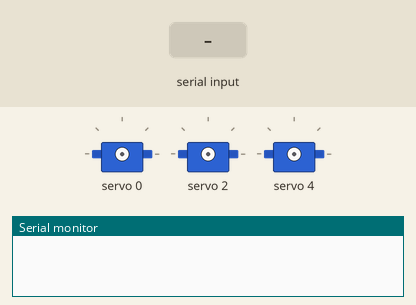
Bench run of a sketch on a simulated Arduino Uno, built with avr-gcc and run on an emulated ATmega328P. On the bench: 3 × servo, the last lines printed to the serial monitor. The inputs (shaded band) are chosen by the test bench.

Above: at 1.2 s.
1.3 s: "90,45,200\n" received over Serial
2.8 s: "30,150,10\n" received over Serial
At 3.6 s:
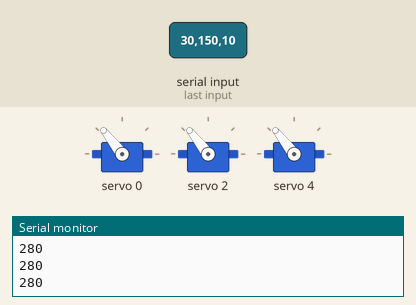
4.3 s: "5\n" received over Serial
At 5.5 s:
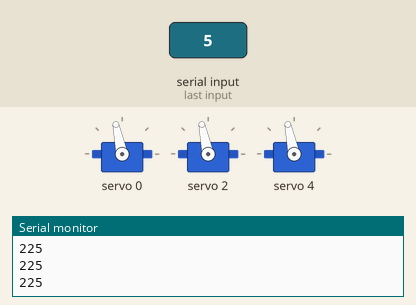
5.8 s: "1,90\n" received over Serial
At 6.9 s:
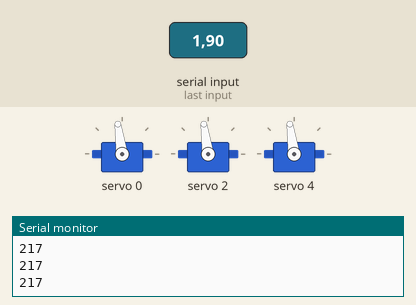
7.3 s: "90,45\n" received over Serial
At 8.1 s:
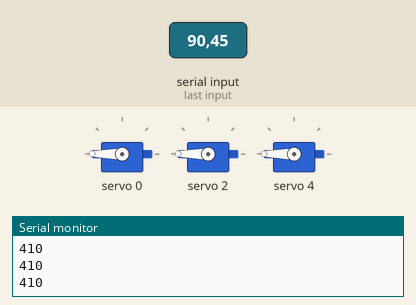
8.8 s: "30,150\n" received over Serial
At 9.3 s:
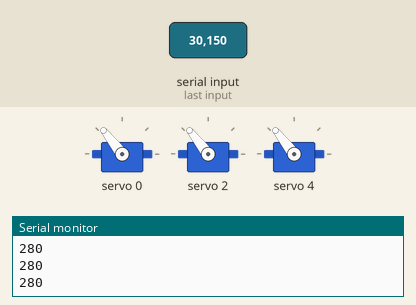
Timing chart, 0 to 11.3 s (numbered marks = the images above; inputs shaded):
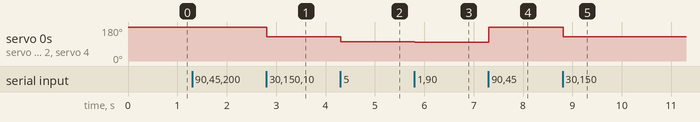

The sketch:

arm_pca_1.ino
```cpp
#include <HCPCA9685.h>
#define I2CAdd 0x40
HCPCA9685 HCPCA9685(I2CAdd);
const int array_size=3;
String myArray[array_size];

void setup() {
  HCPCA9685.Init(SERVO_MODE);
  HCPCA9685.Sleep(false);
  Serial.begin(9600);
}

void loop() {
  if(Serial.available()>0){
    String input=Serial.readStringUntil('\n');
    char delimiter[] = ",";
    char* token = strtok(const_cast<char*>(input.c_str()), delimiter);
    int index = 0;
    while (token != NULL && index < array_size) {
      myArray[index++] = String(token).toInt();
      token = strtok(NULL, delimiter);
    }
    int pos= myArray[0].toInt();
    int ros= myArray[1].toInt();
    int tos= myArray[2].toInt();
    int Pos = map(pos,-90,90,20,410);
    int Ros = map(pos,-90,90,20,410);
    int Tos = map(pos,-90,90,20,410);
    Serial.println(Pos);
    Serial.println(Ros);Serial.println(Tos);
    HCPCA9685.Servo(0,Pos);
    HCPCA9685.Servo(2,Ros);
    HCPCA9685.Servo(4,Tos);
   /*
    if(pos>0&&ros>0&&tos>0){
      for(int i=0;i<pos;i++){
        HCPCA9685.Servo(0,i);
        Serial.println(pos);
      }

      for(int j=0;j<ros;j++){
        HCPCA9685.Servo(1,j);
        Serial.println(ros);

      }
      for(int k=0;k<tos;k++){
        HCPCA9685.Servo(2,k);
        Serial.println(tos);
      }
    }
    else if(pos==0&&ros==0&&tos==0){
      for(int i=0;i<=pos;i++){
        HCPCA9685.Servo(0,i);
      }
      for(int j=0;j<=ros;j++){
        HCPCA9685.Servo(1,j);
      }
      for(int k=0;k<=tos;k++){
        HCPCA9685.Servo(2,k);
      }
    }
    else if(pos>0&&ros>0&&tos<0){
      for(int i=0;i<pos;i++){
        HCPCA9685.Servo(0,i);
      }
      for(int j=0;j<ros;j++){
        HCPCA9685.Servo(1,j);
      }
      for(int k=0;k>=tos;k--){
        HCPCA9685.Servo(2,k);
      }
    }
    else if(pos>0&&ros<0&&tos>0){
      for(int i=0;i<pos;i++){
        HCPCA9685.Servo(0,i);
      }
      for(int j=0;j>=ros;j--){
        HCPCA9685.Servo(1,j);
      }
      for(int k=0;k<tos;k++){
        HCPCA9685.Servo(2,k);
      }
    }
    else if(pos>0&&ros<0&&tos<0){
      for(int i=0;i<pos;i++){
        HCPCA9685.Servo(0,i);
      }
      for(int j=0;j>=ros;j--){
        HCPCA9685.Servo(1,j);
      }
      for(int k=0;k>=tos;k--){
        HCPCA9685.Servo(2,k);
      }
    }
    else if(pos<0&&ros>0&&tos>0){
      for(int i=0;i>=pos;i--){
        HCPCA9685.Servo(0,i);
      }
      for(int j=0;j<ros;j++){
        HCPCA9685.Servo(1,j);
      }
      for(int k=0;k<tos;k++){
        HCPCA9685.Servo(2,k);
      }
    }
    else if(pos<0&&ros>0&&tos<0){
      for(int i=0;i>=pos;i--){
        HCPCA9685.Servo(0,i);
      }
      for(int j=0;j<ros;j++){
        HCPCA9685.Servo(1,j);
      }
      for(int k=0;k>=tos;k--){
        HCPCA9685.Servo(2,k);
      }
    }
    else if(pos<0&&ros<0&&tos>0){
      for(int i=0;i>=pos;i--){
        HCPCA9685.Servo(0,i);
      }
      for(int j=0;j>=pos;j--){
        HCPCA9685.Servo(1,j);
      }
      for(int k=0;k<tos;k++){
        HCPCA9685.Servo(2,k);
      }
    }
    else if(pos<0&&ros<0&&tos<0){
      for(int i=0;i>=pos;i--){
        HCPCA9685.Servo(0,i);
      }
      for(int j=0;j>=ros;j--){
        HCPCA9685.Servo(1,j);
      }
      for(int k=0;k>=tos;k--){
        HCPCA9685.Servo(2,k);
      }
    }*/
  }
}
```

Measured:
- after the input at 2.8 s, servo 0, servo 2, servo 4: 180° → 128° at once
- after the input at 4.3 s, servo 0, servo 2, servo 4: 128° → 102° at once
- after the input at 5.8 s, servo 0, servo 2, servo 4: 102° → 98° at once
- after the input at 7.3 s, servo 0, servo 2, servo 4: 98° → 180° at once
- after the input at 8.8 s, servo 0, servo 2, servo 4: 180° → 128° at once
